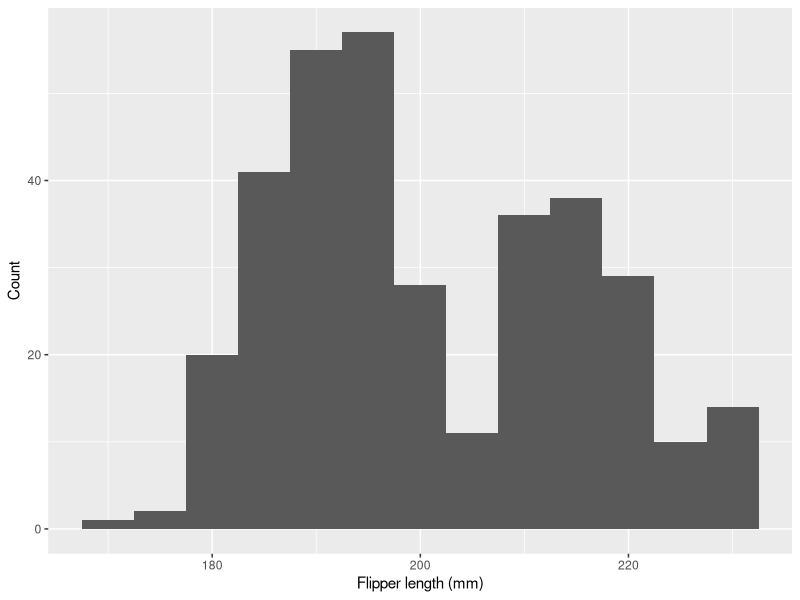
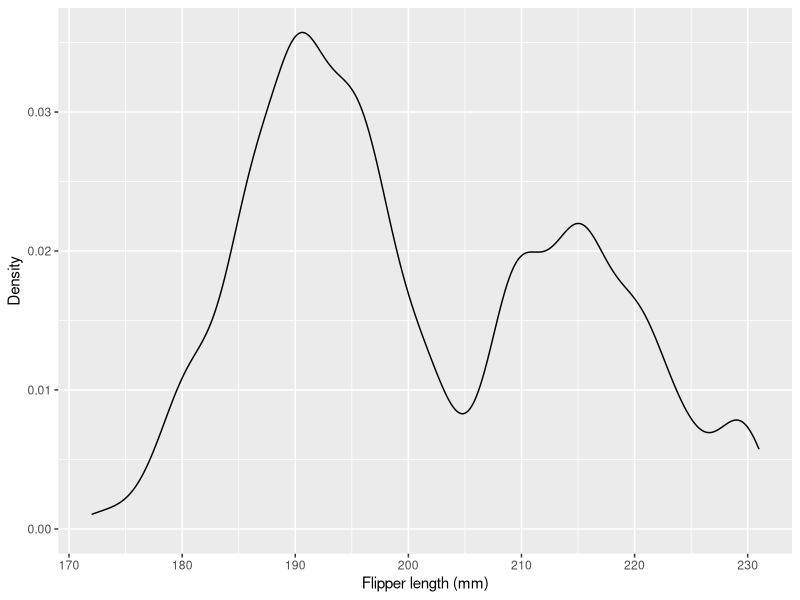
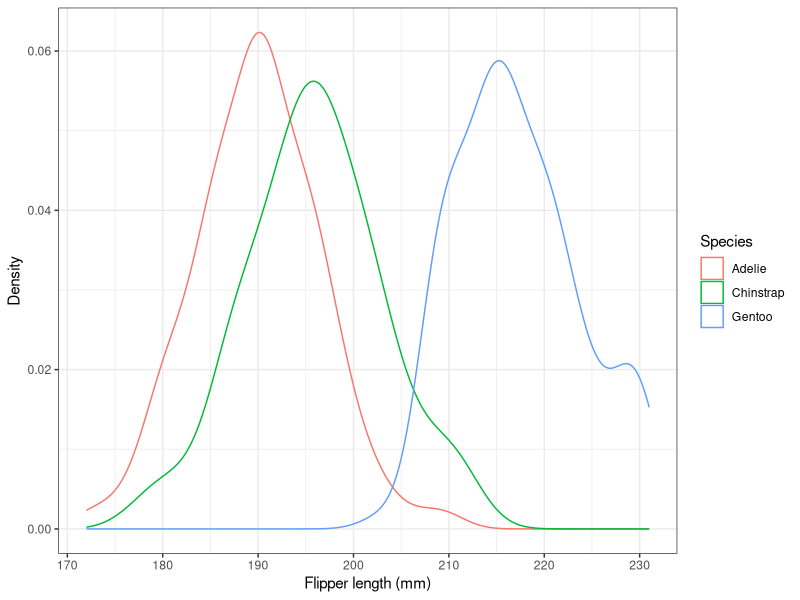
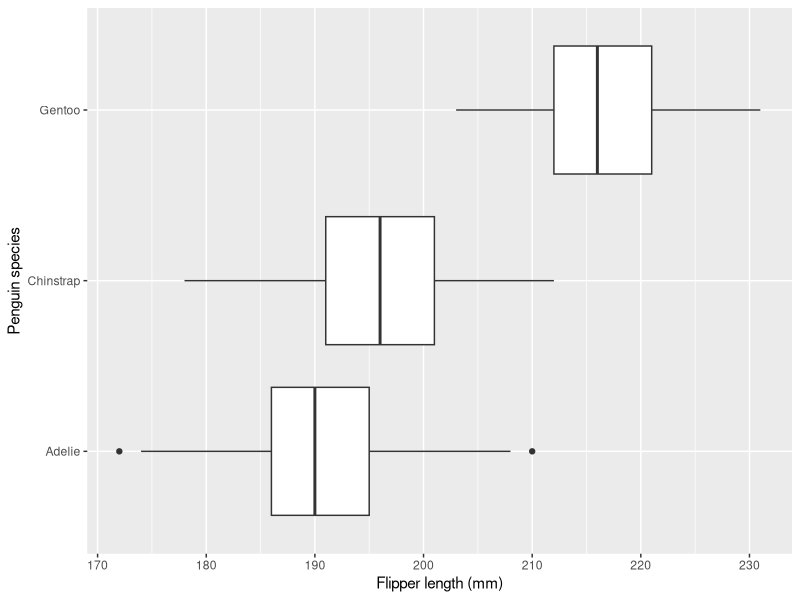
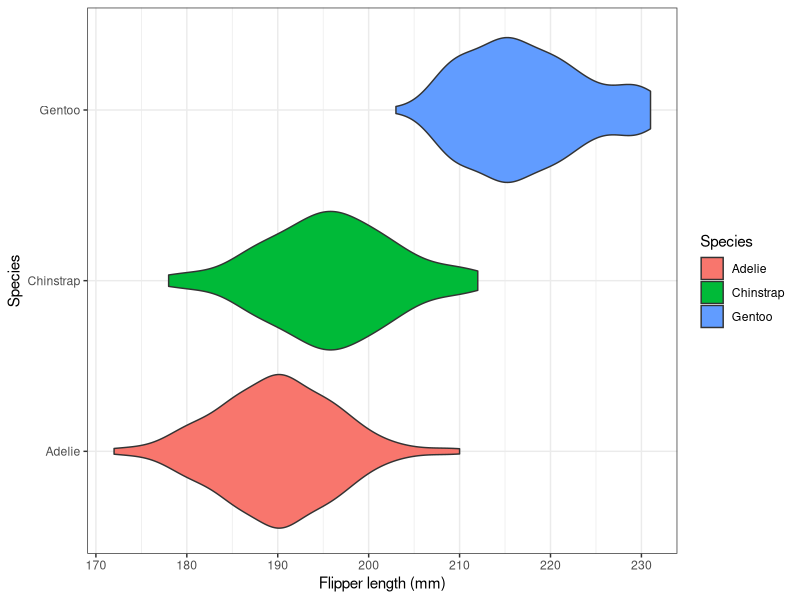
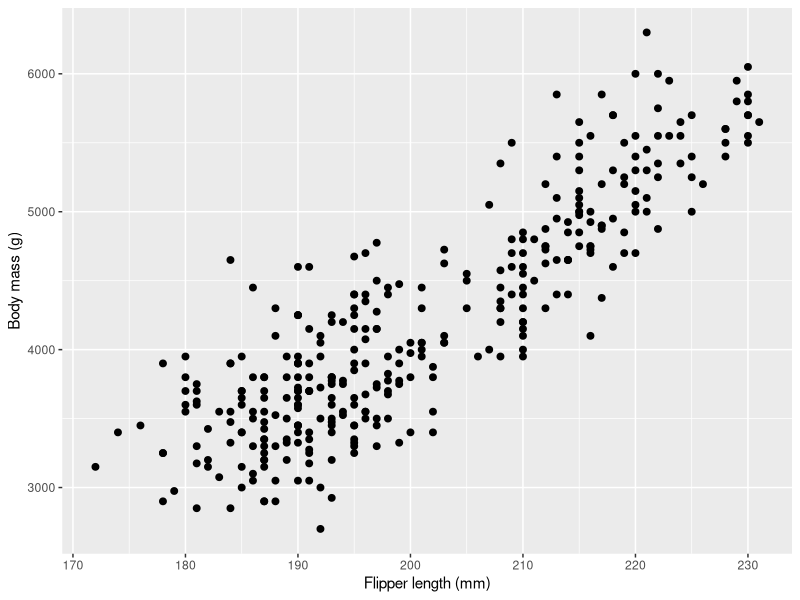
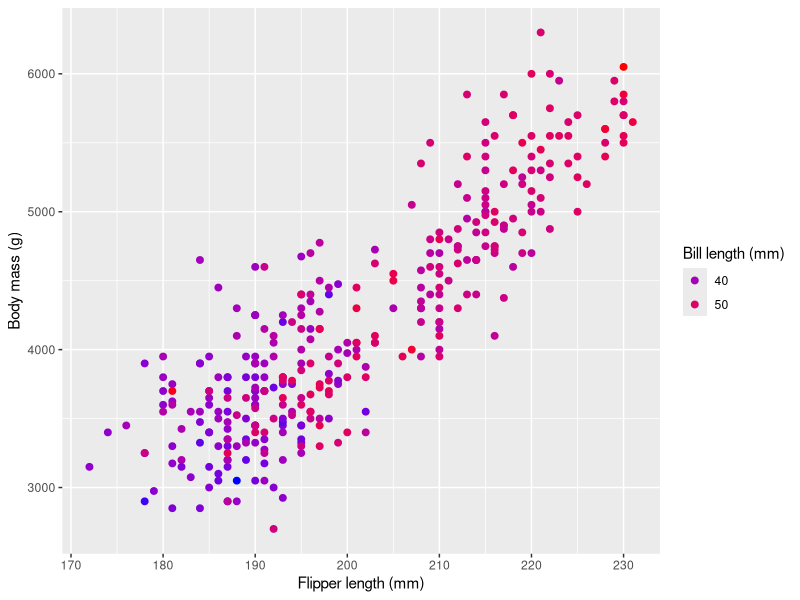
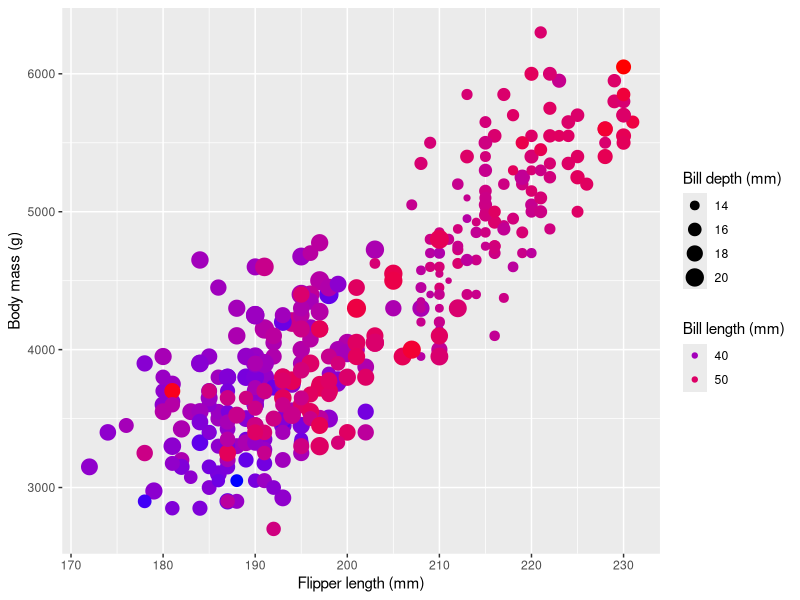

Write the R code that produced these figures, in order.
## ---- chunk 1
library(ggplot2)
library(palmerpenguins)
library(dplyr)  # to use rename
## ---- chunk 2
head(penguins)  # show the head rows of penguins data set
## ---- chunk 3
univar_plot <- ggplot(data=penguins, aes(x=flipper_length_mm))+xlab("Flipper length (mm)")
univar_plot + geom_histogram(binwidth=5) + ylab("Count")
## ---- chunk 4
univar_plot + geom_density(adjust=0.5) + ylab("Density")
## ---- chunk 5
ggplot(data=rename(penguins, Species=species), aes(x=flipper_length_mm, color=Species)) + geom_density() + theme_bw() + xlab("Flipper length (mm)") + ylab("Density")
## ---- chunk 6
ggplot(data=penguins, aes(x=flipper_length_mm, y=species)) + geom_boxplot() + xlab("Flipper length (mm)") + ylab("Penguin species")
## ---- chunk 7
ggplot(data=rename(penguins, Species=species), aes(x=flipper_length_mm, y=Species, fill=Species)) + geom_violin() + theme_bw() + xlab("Flipper length (mm)")
## ---- chunk 8
mass_flipper_scatter <- ggplot(data=penguins, aes(y=body_mass_g, x=flipper_length_mm)) + xlab("Flipper length (mm)") + ylab("Body mass (g)")
mass_flipper_scatter + geom_point(size=2)
## ---- chunk 9
mass_flipper_scatter + geom_point(aes(color=bill_length_mm), size=2) + scale_color_gradient(low="blue", high="red") + guides(color=guide_legend("Bill length (mm)"))
## ---- chunk 10
mass_flipper_scatter + geom_point(aes(color=bill_length_mm, size=bill_depth_mm)) + scale_color_gradient(low="blue", high="red") + guides(color=guide_legend("Bill length (mm)"), size=guide_legend("Bill depth (mm)"))
## ---- chunk 11
mass_flipper_scatter + geom_point(aes(color=species, shape= species))
## ---- chunk 12
mass_flipper_scatter + geom_text(aes(label=species, color=species)) + guides(color=guide_legend("Species"))
## ---- chunk 13
mass_flipper_scatter + geom_point() + facet_wrap(~species)
## ---- chunk 14
trend_plot <- ggplot(data=filter(penguins, species=="Gentoo"), aes(y=body_mass_g, x=flipper_length_mm)) + xlab("Flipper length (mm)") + ylab("Body mass (g)") + geom_point()
trend_plot + geom_smooth()
## ---- chunk 15
trend_plot + geom_smooth(method="lm")
## ---- chunk 16
min(filter(penguins, species=="Gentoo")$body_mass_g,na.rm=T)
## ---- chunk 17
trend_plot + geom_smooth(method="lm") + geom_curve(x=220, xend=209, y=4250, yend=3975, arrow=arrow(length=unit(0.5, "cm")), curvature=0.2) + geom_text(x=225, y=4250, label="The lightest Gentoo \n penguin wighs 39.5kg")
